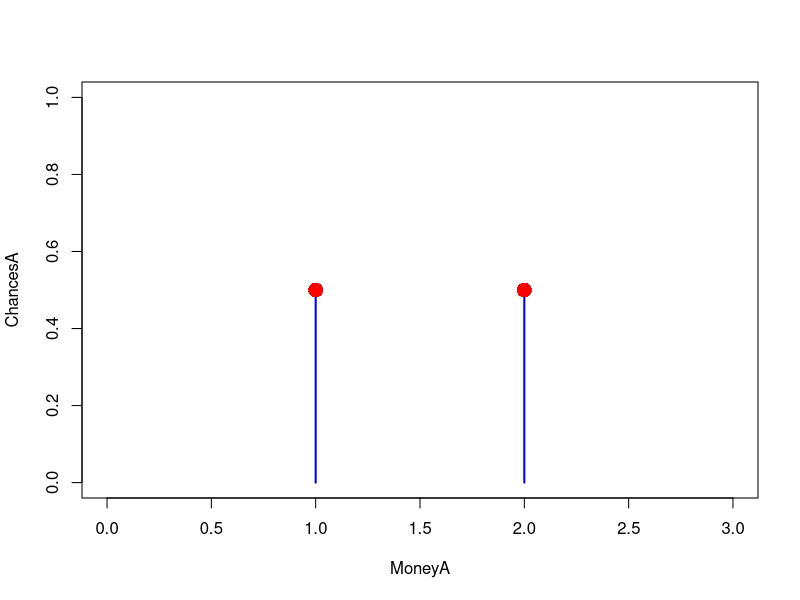
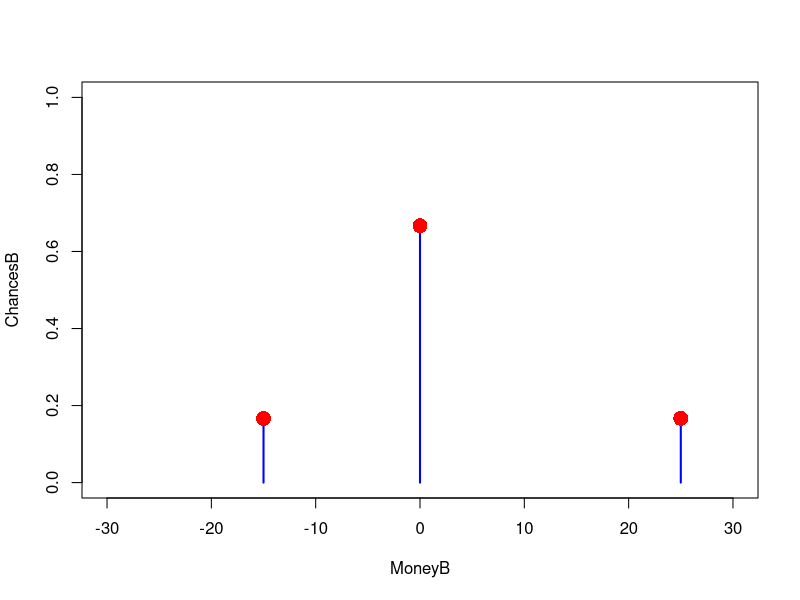
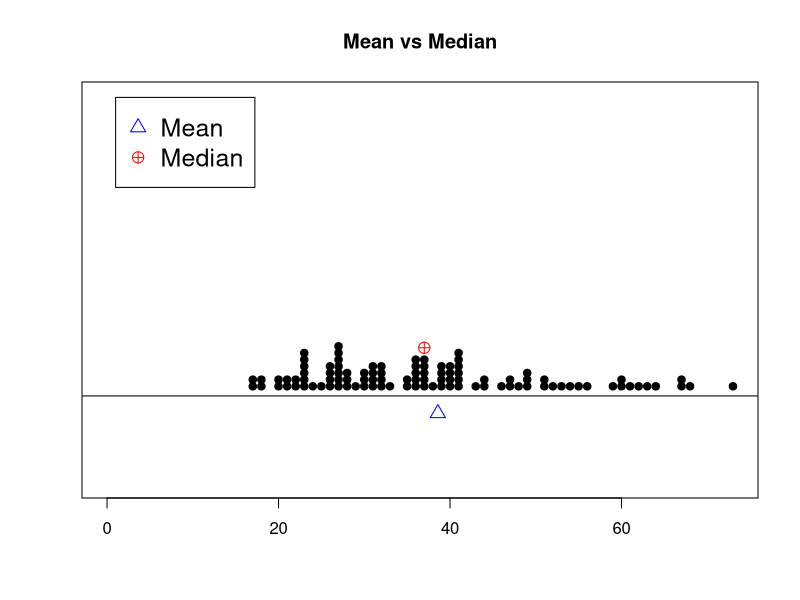
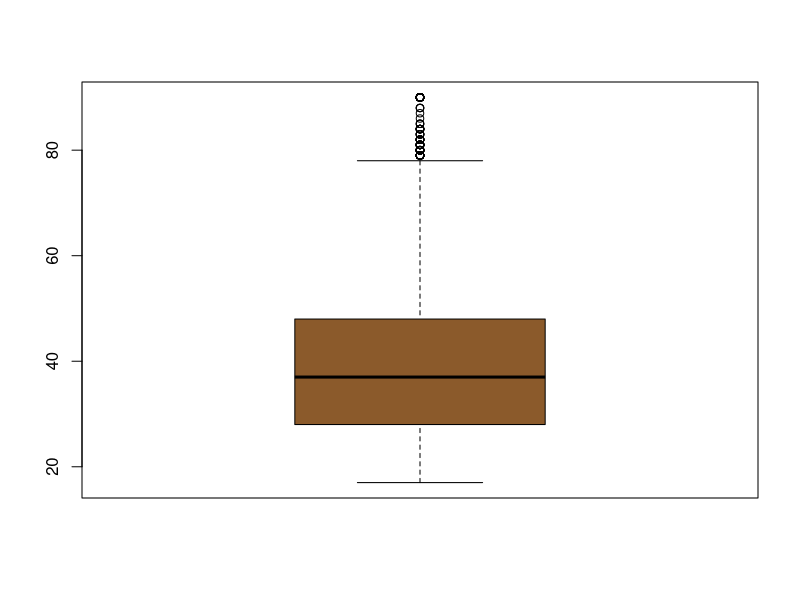
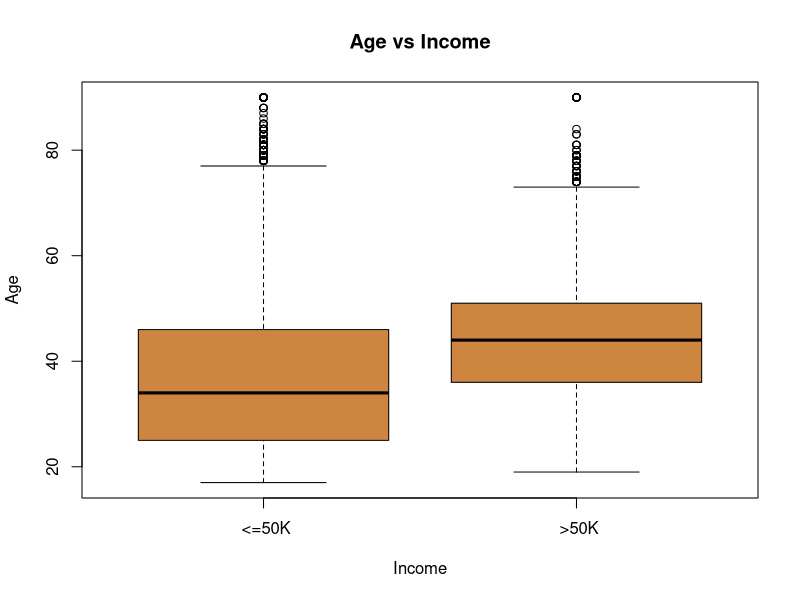
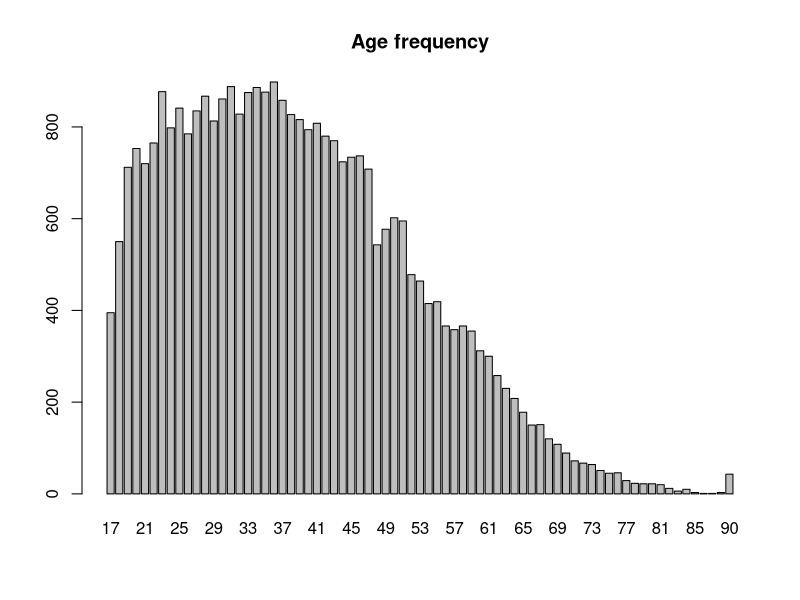
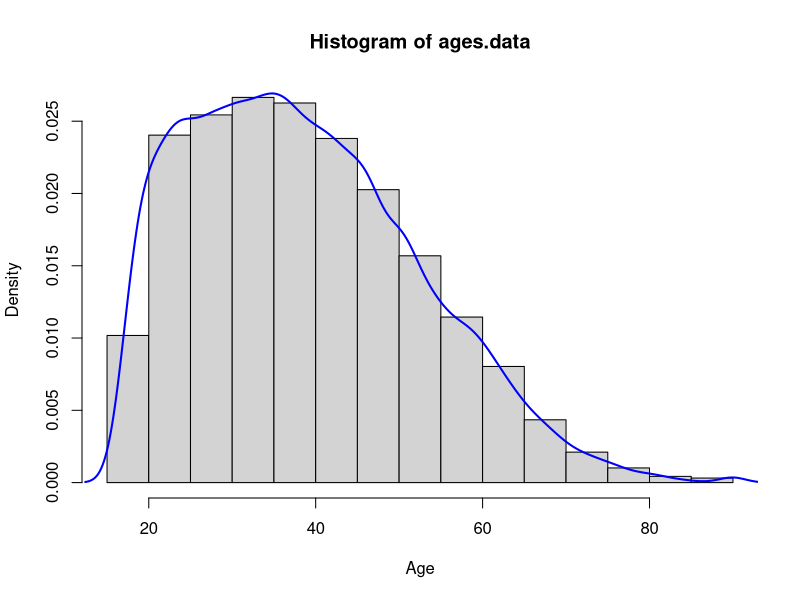
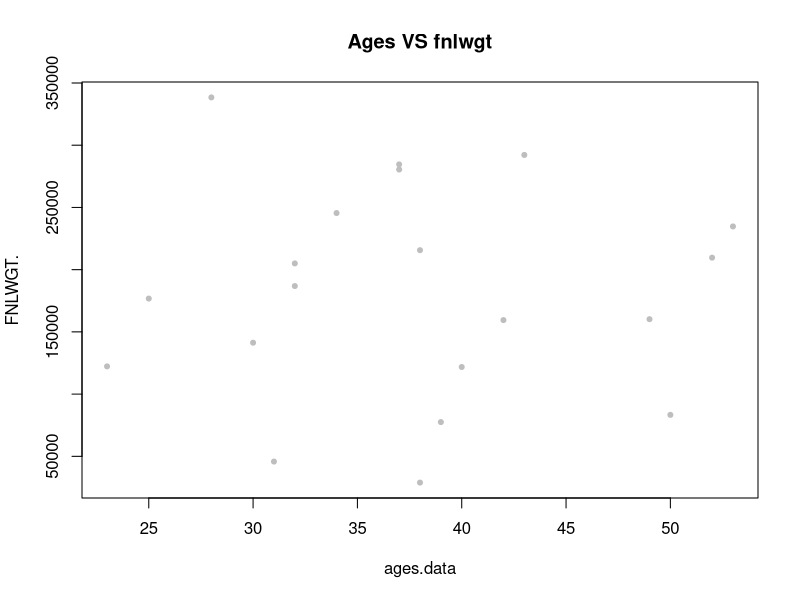

These charts were generated, in order, by the following R code:
## ---- chunk 1
knitr::opts_chunk$set(echo = TRUE)
## ---- chunk 2
 # Plotting function A
  MoneyA <- c(1,2) #Money that can be won in game A.
  ChancesA <- c(1/2,1/2) #Chances to get the money in game  A, respectively.
  plot(MoneyA, ChancesA, type = "h", xlim = c(0,3), ylim=c(0,1), lwd = 2, col ="blue", ylab= "ChancesA")
  points(MoneyA,ChancesA,pch=16,cex=2,col="red")
 #Plotting function B
  MoneyB <- c(-15,0,25) #Money that can be won or lost in game B.
  ChancesB <- c(1/6,4/6,1/6) #Chances to get the money in game B, respectively.
  plot(MoneyB, ChancesB, type = "h", xlim = c(-30,30), ylim = c(0,1), lwd = 2, col = "blue", ylab = "ChancesB")
  points(MoneyB, ChancesB, pch = 16, cex = 2, col = "red")
## ---- chunk 3
ExpectedA <- sum(MoneyA*ChancesA) #Expected value of the game A.
ExpectedASquared <- ExpectedA^2 #Expected value of the game A squared, representing (E[X])^2.
MoneyASquared <- MoneyA^2 #X^2 in the argument of E[X^2].
VarianceA <- sum(MoneyASquared * ChancesA) - ExpectedASquared #Variance of game A.
ExpectedB <-sum(MoneyB*ChancesB) #Expected value of the game B.
xminusmusquared <- (MoneyB - ExpectedB)^2 
VarianceB <- sum(xminusmusquared*ChancesB) # Variance of game B
sprintf("Expected value of game A: %.1f", ExpectedA)
sprintf("Variance of game A: %.2f", VarianceA)
sprintf("Expected value of game B: %.2f", ExpectedB)
sprintf("Variance of game B: %.3f", VarianceB)
## ---- chunk 4
#Sample with n = 100
GameASample <- sample(x = MoneyA, size = 100, replace = TRUE, prob = ChancesA)
sprintf("Mean with n = 100 for game A: %.2f", mean(GameASample))
GameBSample <- sample(x = MoneyB, size = 100, replace = TRUE, prob = ChancesB)
sprintf("Mean with n = 100 for game B: %.2f", mean(GameBSample))
#Sample with n = 1000
GameASample <- sample(x = MoneyA, size = 1000, replace = TRUE, prob = ChancesA)
sprintf("Mean with n = 1000 for game A: %.3f", mean(GameASample))
GameBSample <- sample(x = MoneyB, size = 1000, replace = TRUE, prob = ChancesB)
sprintf("Mean with n = 1000 for game B: %.3f", mean(GameBSample))
#Sample with n = 10000
GameASample <- sample(x = MoneyA, size = 10000, replace = TRUE, prob = ChancesA)
sprintf("Mean with n = 10000 for game A: %.4f", mean(GameASample))
GameBSample <- sample(x = MoneyB, size = 10000, replace = TRUE, prob = ChancesB)
sumB <- sum(GameBSample)
sprintf("Mean with n = 10000 for game B: %.4f", mean(GameBSample))
## ---- chunk 5
Z_ScoreB <- ((5000 - 10000*(10/6))/sqrt(10000*(1250/9))) # We make use of the z-score.
Pb <- pnorm(Z_ScoreB, lower.tail = FALSE) #Chances of winning more than 5000 $ in game B.
sprintf("P(Sb > 5000) = %f. As we can see, theoretically, it would be impossible to win less than 5000 dollars in game B. Of course, randomness as it is, it is still possible to get less than the desired amount, but the chances are too low.", Pb)
## ---- chunk 6
myData <- read.csv("adult.csv")
str(myData)
ages.data <- myData$age #All the ages of the dataset stored in the array list.
summary(myData)
## ---- chunk 7
ages.sorted <- sort(myData$age)
ages.elements <- length(ages.sorted)
cat("There are" ,ages.elements,"observations. \n")
## ---- chunk 8
ages.mean <- mean(ages.data) #Mean of the ages.
cat("The mean of the data is",ages.mean,".\n")
ages.median <- median(ages.data) #Median of ages
median.p <- ((length(ages.data)+1)/2) # position of the median
cat("The median of the data is",ages.median,". And its position is:", median.p,"\n")
Table <- table(ages.data); Table
cat("The value of the mode is 36, is in the same position and appears 898 times.")

legend <- c("Mean", "Median")
Ages.sample <- sample(x = ages.sorted, size = 100) #Taking a sample so as to avoid the plot from being pitch black due to taking 32561 individuals.
stripchart(Ages.sample, method = "stack",
           xlim = c(0,max(Ages.sample)),
           axes = TRUE, main = "Mean vs Median",
           pch = 19,at = 0.5)
abline(h=0.45)
points(ages.mean, 0.36, col = "blue",pch = 2, cex = 1.5) # Mean of ages.
points(ages.median, 0.7, col = "red",pch = 10, cex =1.5) # Median of ages.
legend(1,2,legend, pch = c(2,10), col = c("blue", "red"), cex = 1.5)
## ---- chunk 9
ages.max <- max(ages.data) #Maximum age in the data.
cat("Maximum of the data is:",ages.max,"\n")
ages.min <- min(ages.data) #Minimum age in the data.
cat("Minimum of the data is:",ages.min,"\n")
quantile(ages.data)
## ---- chunk 10
ages.sd <- sqrt(var(ages.data)) # Standard deviation of ages.
ages.sd
ages.range <- ages.max - ages.min # The range of the ages.
ages.range
## ---- chunk 11
boxplot(ages.data, col = "tan4")
boxplot(age ~ year.income, data = myData, main = "Age vs Income", xlab = "Income", ylab = "Age", col = "tan3")
xlimit <- c(ages.min, ages.max)
ylimit <- c(0, 1600)
barplot(table(ages.data), main = "Age frequency")
## ---- chunk 12
hist(ages.data, include.lowest = TRUE, freq = FALSE, right = FALSE, xlab = "Age")
lines(density(ages.sorted), lwd = 2, col = 'blue')
## ---- chunk 13
# Plot with respect to fnlwgt
plot(fnlwgt[1:20] ~ ages.data[1:20], ylab = "FNLWGT.", xlab = "ages.data", main= "Ages VS fnlwgt", data = myData, pch = 20, col = 'grey')
# Plot with respect to the education number.
plot(education.num[1:20] ~ ages.data[1:20], ylab = "Education-num.", xlab = "Ages", main= "Ages VS Educaction-num", data = myData, pch = 20, col = 'grey')
# Plot with respect to the capital-gain.
plot(capital.gain[1:20] ~ ages.data[1:20], ylab ="Capital-gain", xlab = "Ages", main= "Ages VS Capital-gain", data = myData, pch = 20, col = 'grey')
#Plot with respect to the capital loss.
plot(capital.loss[1:20] ~ ages.data[1:20], ylab = "Capital loss", xlab = "Ages", main= "Ages VS Capital loss", data = myData, pch = 20, col = 'grey')
#Plot with respect to the hours per week.
plot(hours.per.week[1:20] ~ ages.data[1:20], ylab = "Hours per week", xlab = "Ages", main= "Ages VS hours per week", data = myData, pch = 20, col = 'grey')
## ---- chunk 14
cor.fnlwgt <- cor(myData$age, myData$fnlwgt)
cat("The correlation coefficient with respect to the fnlwgt is:", cor.fnlwgt,"\n")
cor.num <- cor(myData$age, myData$education.num)
cat("The correlation coefficient with respect to the education num is:", cor.num,"\n")
cor.gain <- cor(myData$age, myData$capital.gain)
cat("The correlation coefficient with respect to the capital gain is:", cor.gain,"\n")
cor.loss <- cor(myData$age, myData$capital.loss)
cat("The correlation coefficient with respect to the capital loss is:", cor.loss,"\n")
cor.hours <- cor(myData$age, myData$hours.per.week)
cat("The correlation coefficient with respect to the hours per week is:", cor.hours,"\n")
cat("The strongest relationship is with respect to the hours per week. (Aside from the capital gain, but since there are a lot of zero values in that array we will cast it aside.)")
## ---- chunk 15
ageslm <- lm(hours.per.week ~ age, data = myData)
summary(ageslm)
plot(hours.per.week[1:100] ~ ages.data[1:100], ylab = "Hours per week", xlab = "Ages", main= "Ages VS hours per week", data = myData, pch = 20, col = 'grey')
abline(ageslm, lwd = 2, col = 'red')
# We are going to predict the hours per week for a person 16 years old.
pred <- coef(ageslm)[1] + 16*coef(ageslm)[2]
cat("The hours our model predicts that a person 16 years old is going to work is:", pred)
## ---- chunk 16
c1 <- 0.95 #Confidence interval we want to know.
ages.df <- ages.elements - 1 #Degrees of freedom.
ages.alpha <- (1-c1)/2 #Alpha/2, probability of P(t <= -t)
ages.t <- qt(ages.alpha, df = ages.df ) # t value, -1.96
ages.t <- abs(ages.t)# +/- 1.96.
standardError <- ages.sd/sqrt(ages.elements)
error <- (ages.t * standardError)
e1 <- ages.mean - error
e2 <- ages.mean + error
cat("So our interval is from,", e1, "to", e2 )
## ---- chunk 17
  #Plotting the t student distribution and its confidence interval
curve(dt(x, df = 32560), from = -4, to = 4, type = "l", ylab = "density", xlab = "df = 32560", col = "green")
text(ages.t + 1.25, ages.alpha + 0.2, expression(P(T<=t[alpha/2])==0.975), col = 'red')
text(-ages.t - 1.25, ages.alpha + 0.2, expression(P(T<=t[alpha/2])==0.025), col = 'blue')
text(ages.t + 1.25, ages.alpha + 0.1, expression(t[alpha/2]==1.96), col = 'red')
text(-ages.t - 1.25, ages.alpha + 0.1, expression(t[alpha/2]==-1.96), col = 'blue')
abline(v = -1.96, col = 'blue')
abline(v = 1.96, col = 'red')
arrows(x0 = -1.96, y0 = 0.35, x1 = 1.96, y1 = 0.35, code = 3)
text(x=0, y=0.37,labels='95%')
## ---- chunk 18
# First we divide the male and female into two different lists and compute the mean and sd of their hours per week.

male_hours <- subset(myData, sex == " Male", select = c("hours.per.week"))
female_hours <- subset(myData, sex == " Female", select = c("hours.per.week"))
female.size <- length(female_hours$hours.per.week) # Number of females
male.size <- length(male_hours$hours.per.week) #Number of males.
male.mean <- mean(male_hours$hours.per.week) # Mean of hours per week for males
male.sd <- sd(male_hours$hours.per.week) # Sd of hours per week for males
female.mean <- mean(female_hours$hours.per.week) # Mean of hours per week for females.
female.sd <- sd(female_hours$hours.per.week)# Sd of hours per week for females.
## ---- chunk 19
mfsd <- (((male.size-1)*male.sd^2) + ((female.size-1)*female.sd^2))/(male.size+female.size-2) ##Standard deviation of the difference between male and female.
t_score <- (male.mean-female.mean)/(mfsd*sqrt(2/32561))
t_score # The t-score of the distribution male female
p_value <- pt(t_score, 32559, lower.tail = FALSE)# Lastly, we compute the p-value.
p_value #Which is practically 0.
